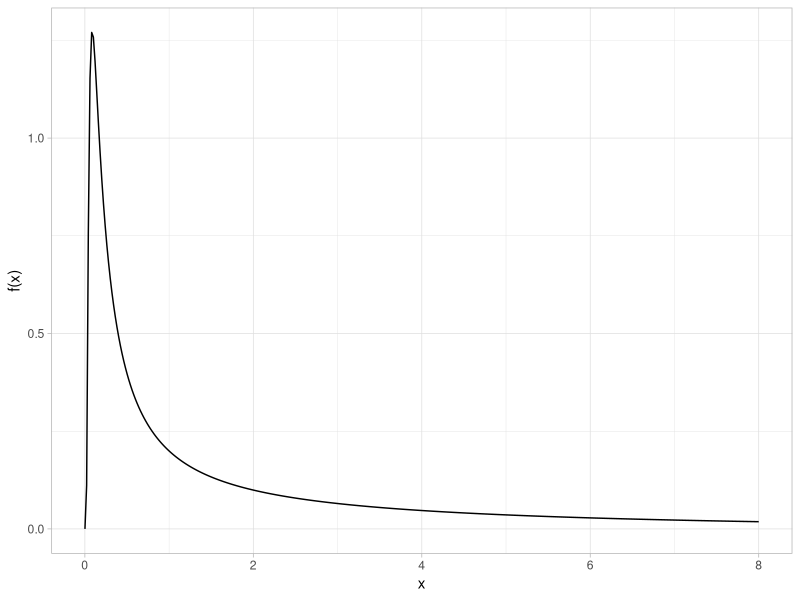
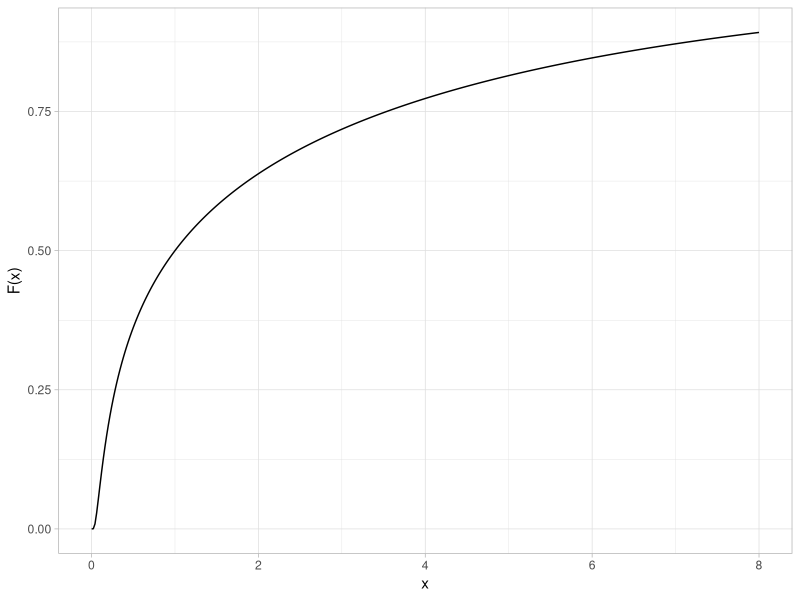
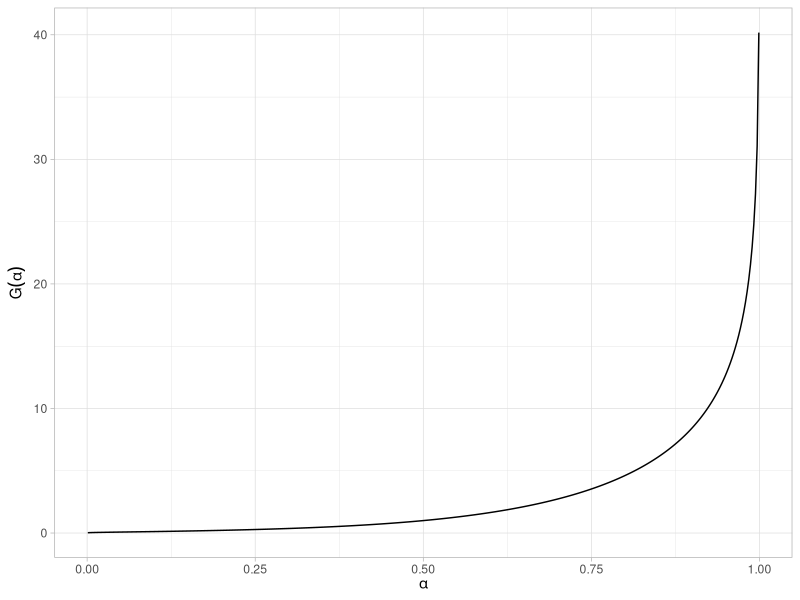
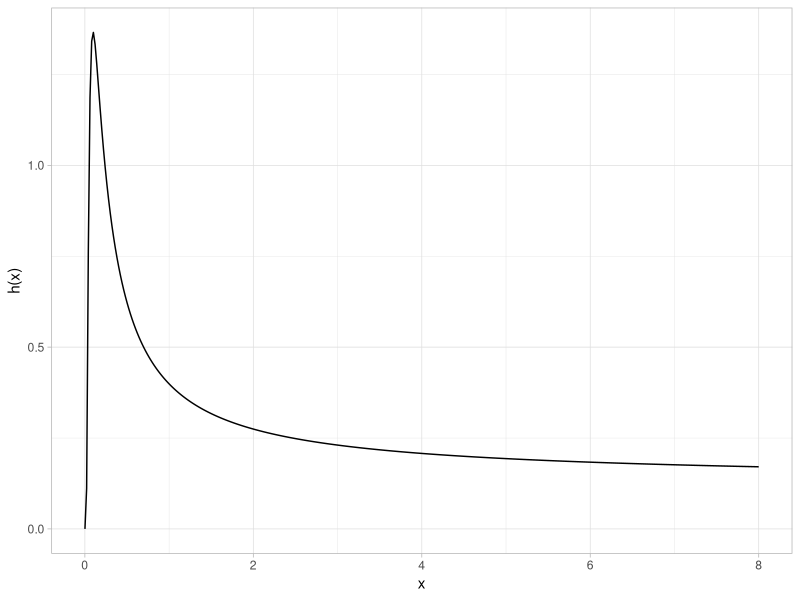
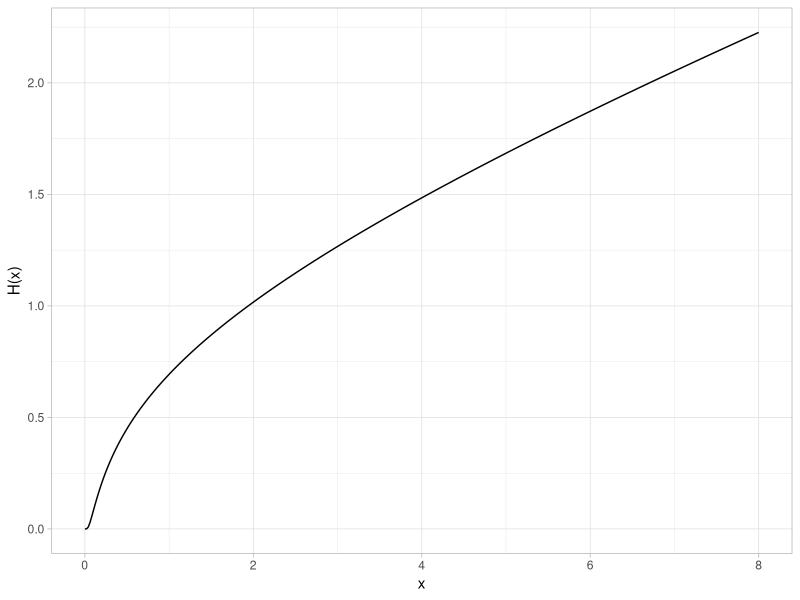
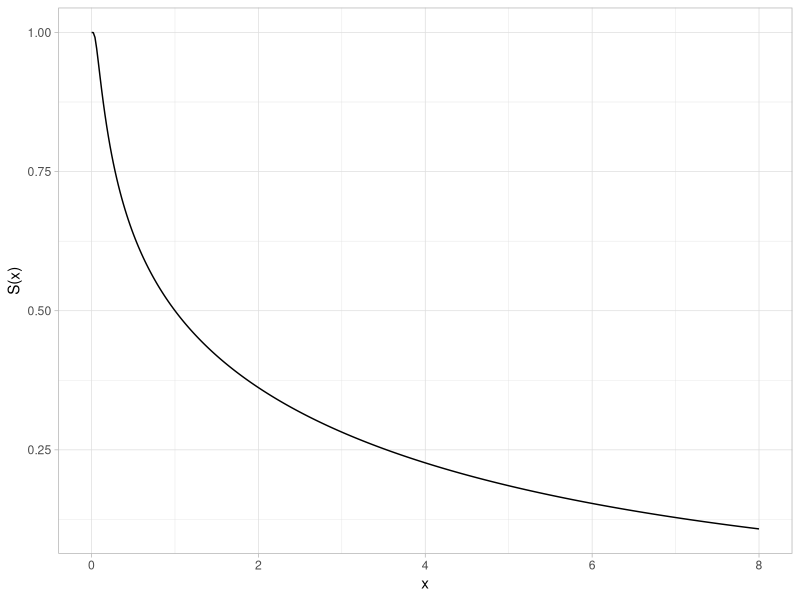
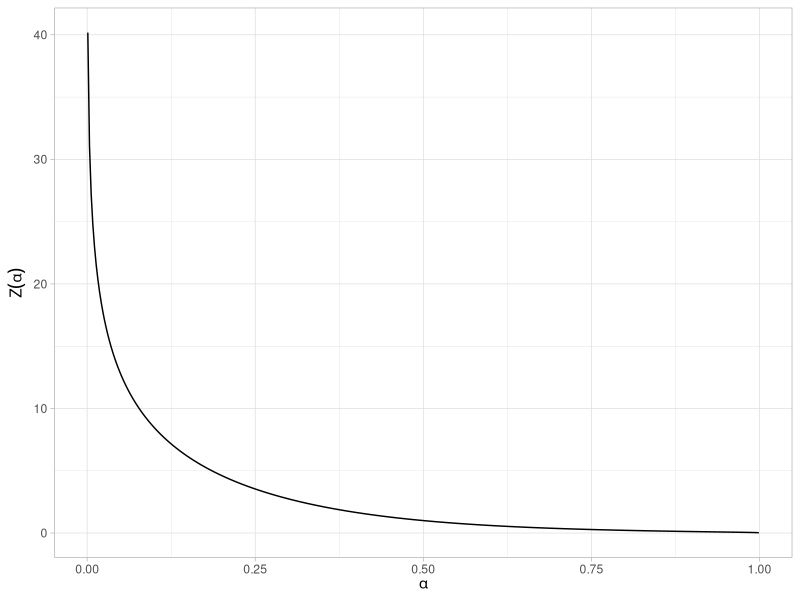

The R source for these figures, in order:
## ---- chunk 1
#| code-fold: true
#| label: fig-fatigue-life-dist-pdf
#| fig-cap: "Standard Birnbaum-Saunders (fatigue life) probability density function (shape = 2)"
#| message: false
library(tidyverse)

dbs <- function(x, gamma) {
  ((sqrt(x) + sqrt(1 / x)) / (2 * gamma * x)) * dnorm((sqrt(x) - sqrt(1 / x)) / gamma)
}

tibble(x = seq(0.001, 8, length.out = 401)) |>
  mutate(y = dbs(x, gamma = 2)) |>
  ggplot(aes(x, y)) +
  geom_line() +
  labs(x = "x", y = "f(x)") +
  theme_light()
## ---- chunk 2
#| code-fold: true
#| label: fig-fatigue-life-dist-cdf
#| fig-cap: "Standard Birnbaum-Saunders (fatigue life) cumulative distribution function (shape = 2)"
pbs <- function(x, gamma) {
  pnorm((sqrt(x) - sqrt(1 / x)) / gamma)
}

tibble(x = seq(0.001, 8, length.out = 401)) |>
  mutate(y = pbs(x, gamma = 2)) |>
  ggplot(aes(x, y)) +
  geom_line() +
  labs(x = "x", y = "F(x)") +
  theme_light()
## ---- chunk 3
#| code-fold: true
#| label: fig-fatigue-life-dist-ppf
#| fig-cap: "Standard Birnbaum-Saunders (fatigue life) percent point function (shape = 2)"
qbs <- function(p, gamma) {
  z <- qnorm(p)
  (1 / 4) * (gamma * z + sqrt(4 + (gamma * z)^2))^2
}

tibble(p = seq(0.001, 0.999, length.out = 401)) |>
  mutate(x = qbs(p, gamma = 2)) |>
  ggplot(aes(p, x)) +
  geom_line() +
  labs(x = expression(alpha), y = expression(G(alpha))) +
  theme_light()
## ---- chunk 4
#| code-fold: true
#| label: fig-fatigue-life-dist-hazard
#| fig-cap: "Standard Birnbaum-Saunders (fatigue life) hazard function (shape = 2)"
tibble(x = seq(0.001, 8, length.out = 401)) |>
  mutate(y = dbs(x, gamma = 2) / (1 - pbs(x, gamma = 2))) |>
  ggplot(aes(x, y)) +
  geom_line() +
  labs(x = "x", y = "h(x)") +
  theme_light()
## ---- chunk 5
#| code-fold: true
#| label: fig-fatigue-life-dist-cumulative-hazard
#| fig-cap: "Standard Birnbaum-Saunders (fatigue life) cumulative hazard function (shape = 2)"
tibble(x = seq(0.001, 8, length.out = 401)) |>
  mutate(y = -log(1 - pbs(x, gamma = 2))) |>
  ggplot(aes(x, y)) +
  geom_line() +
  labs(x = "x", y = "H(x)") +
  theme_light()
## ---- chunk 6
#| code-fold: true
#| label: fig-fatigue-life-dist-survival
#| fig-cap: "Standard Birnbaum-Saunders (fatigue life) survival function (shape = 2)"
tibble(x = seq(0.001, 8, length.out = 401)) |>
  mutate(y = 1 - pbs(x, gamma = 2)) |>
  ggplot(aes(x, y)) +
  geom_line() +
  labs(x = "x", y = "S(x)") +
  theme_light()
## ---- chunk 7
#| code-fold: true
#| label: fig-fatigue-life-dist-inverse-survival
#| fig-cap: "Standard Birnbaum-Saunders (fatigue life) inverse survival function (shape = 2)"
tibble(p = seq(0.001, 0.999, length.out = 401)) |>
  mutate(z = qbs(1 - p, gamma = 2)) |>
  ggplot(aes(p, z)) +
  geom_line() +
  labs(x = expression(alpha), y = expression(Z(alpha))) +
  theme_light()
